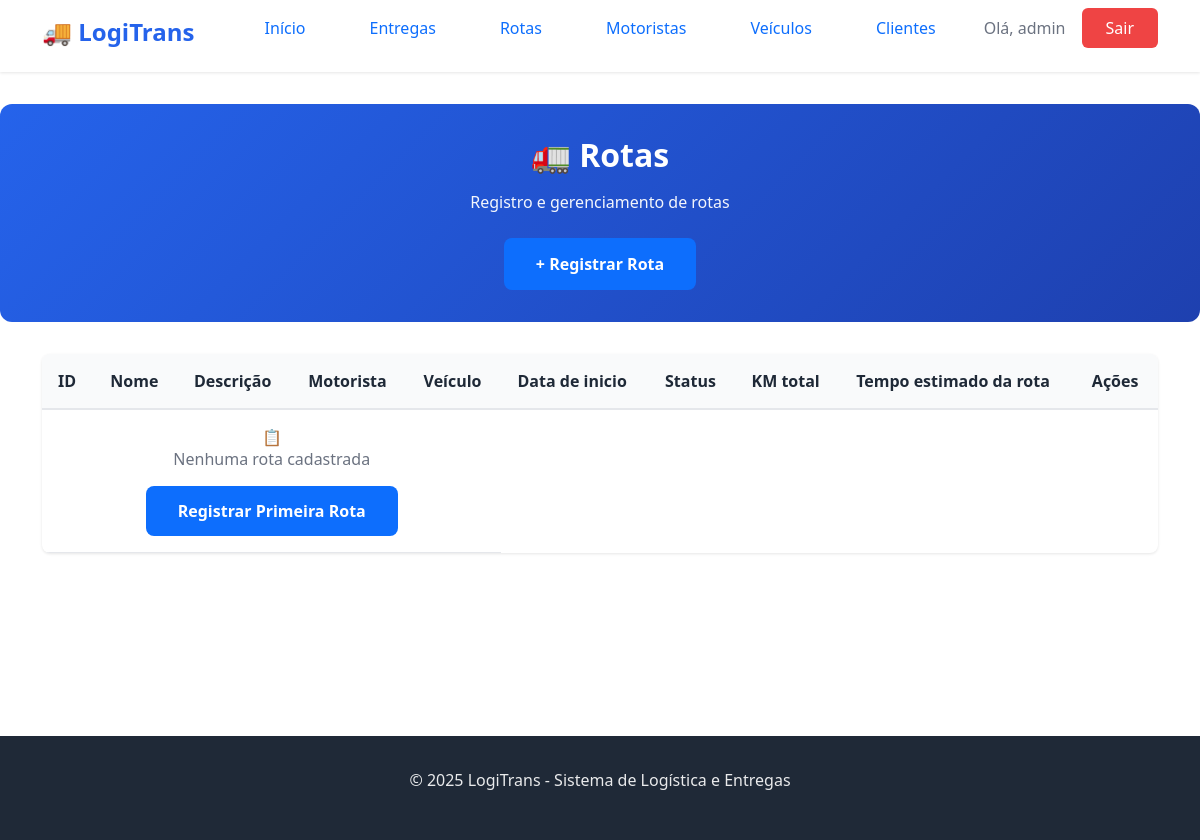
Page /list_rota/ (signed in) on the earlier database version.
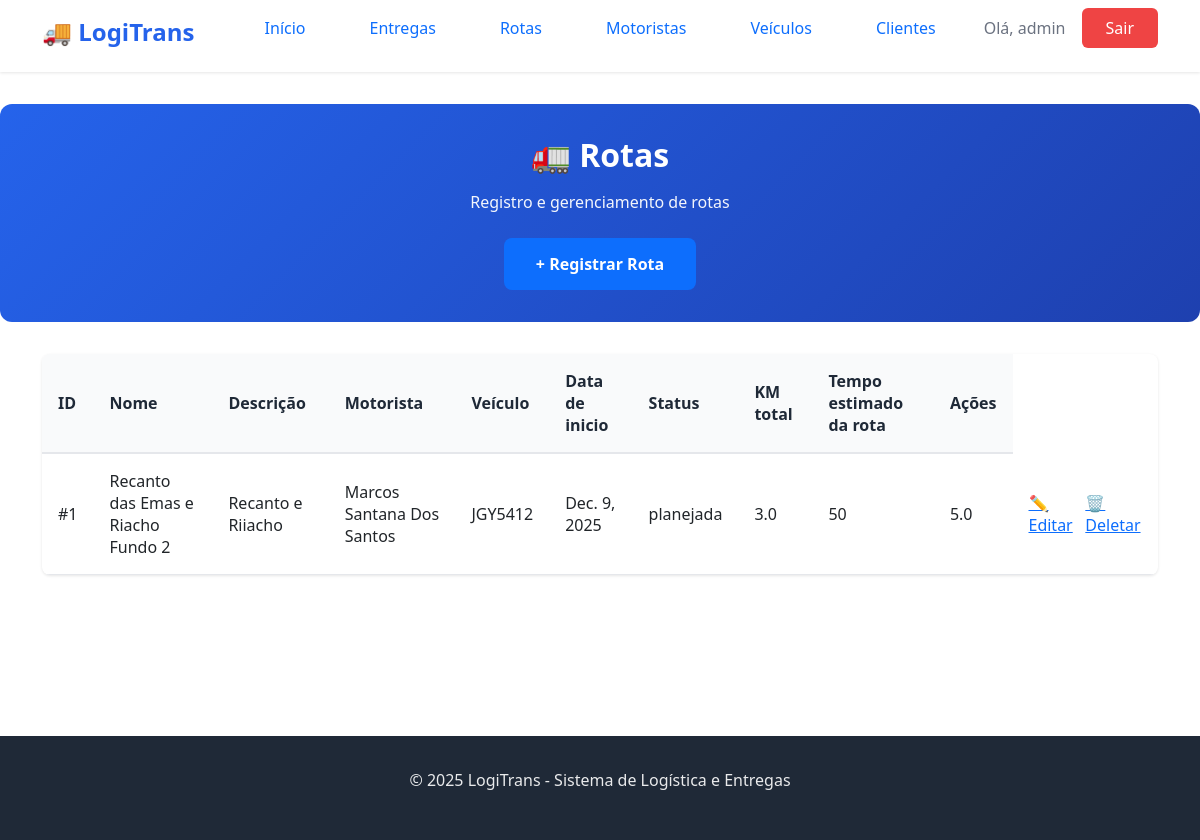
Same page on the later database version.
### logistica/models.py (models this page shows, shortened)
class Rota(models.Model):
    STATUS_ROTA = [
        ('planejada','Planejada'),
        ('em_andamento', 'Em andamento'),
        ('concluida', 'Concluida'),
    ]
    nome = models.CharField(max_length=100)
    descricao = models.TextField()
    entrega = models.ForeignKey(Entrega, on_delete=models.CASCADE)
    motorista = models.ForeignKey(Motorista, on_delete=models.CASCADE)
    veiculo = models.ForeignKey(Veiculo, on_delete=models.CASCADE)
    data_rota = models.DateField()
    status = models.CharField(max_length=20, choices=STATUS_ROTA, default='planejada')
    capacidade_total_utilizada = models.FloatField()
    km_total_estimado = models.IntegerField()
    tempo_estimado = models.FloatField()

class Motorista(models.Model):
    STATUS_MOTORISTA = [
        ('ativo', 'Ativo'),
        ('inativo', 'Inativo'),
        ('em_rota', 'Em Rota'),
        ('disponível', 'Disponivel'),
    ]
    TIPO_CNH = [
        ('B', 'B'),
        ('C', 'C'),
        ('D', 'D'),
        ('E', 'E'),
    ]
    nome = models.CharField(max_length=100)
    cpf = models.IntegerField(unique=True)
    cnh = models.CharField(max_length=100, choices=TIPO_CNH)
    telefone = models.CharField(max_length=100)
    status = models.CharField(max_length=100, choices=STATUS_MOTORISTA, default='ativo')
    data_cadastro = models.DateField()
    def __str__(self):
        return self.nome

class Veiculo(models.Model):
    STATUS_VEICULO = [
    ('disponivel', 'Disponível'),
    ('em_uso', 'Em uso'),
    ('manutencao', 'Manutenção'),
    ]
    TIPO_VEICULO = [
        ('carro', 'Carro'),
        ('van', 'Van'),
        ('caminha', 'Caminhão'),
    ]
    placa = models.CharField(max_length=100)
    modelo = models.CharField(max_length=100)
    tipo = models.CharField(max_length=100, choices=TIPO_VEICULO)
    capacidade_maxima = models.FloatField()
    km_atual = models.IntegerField()
    status = models.CharField(max_length=50, choices=STATUS_VEICULO, default='disponivel')
    motorista = models.ForeignKey(Motorista, on_delete=models.CASCADE)
    def __str__(self):
        return self.placa

### logistica/views.py (the view)
# urls.py: path('list_rota/', views.list_rota, name='list_rota'),
@login_required()
def list_rota(request):
    rotas = Rota.objects.all()
    return render(request, 'log/list_rota.html', {'rotas': rotas})

### logistica/templates/log/list_rota.html (shortened to what this page needs)
{% extends 'log/base.html' %}
{% block content %}
<section class="hero hero-small">
    <div class="container">
        <div class="hero-content">
            <h1>🚛 Rotas</h1>
            <p>Registro e gerenciamento de rotas</p>
            <a href="{% url 'criar_rota' %}" class="btn-primary">+ Registrar Rota</a>
        </div>
    </div>
</section>
<section class="page-section">
    <div class="container">
        <div class="table-container">
            <table class="data-table">
                <thead>
                    <tr>
                        <th>ID</th>
                        <th>Nome</th>
                        <th>Descrição</th>
                        <th>Motorista</th>
                        <th>Veículo</th>
                        <th>Data de inicio</th>
                        <th>Status</th>
                        <th>KM total</th>
                        <th>Tempo estimado da rota</th>
                        <th class="actions-column">Ações</th>
                    </tr>
                </thead>
                <tbody>
                    {% for rota in rotas %}
                    <tr>
                        <td>#{{ rota.id }}</td>
                        <td>{{ rota.nome }}</td>
                        <td>{{ rota.descricao }}</td>
                        <td>{{ rota.motorista }}</td>
                        <td>{{ rota.veiculo }}</td>
                        <td>{{ rota.data_rota }}</td>
                        <td>{{ rota.status }}</td>
                        <td>{{ rota.capacidade_total_utilizada }}</td>
                        <td>{{ rota.km_total_estimado }}</td>
                        <td>{{ rota.tempo_estimado }}</td>
                        <td>
                            <div class="action-buttons">
                                <a href="{% url 'atualizar_rota' rota.id %}"
                                   class="btn-action btn-edit"
                                   title="Editar">
                                    ✏️ Editar
                                </a>
                                <a href="{% url 'deletar_rota' rota.id %}"
                                   class="btn-action btn-delete"
                                   title="Deletar"
                                   onclick="return confirm('Tem certeza que deseja deletar esta rota?')">
                                    🗑️ Deletar
                                </a>
                            </div>
                        </td>
                    </tr>
                    {% empty %}
                    <tr>
                        <td colspan="5" class="empty-state">
                            <div class="empty-icon">📋</div>
                            <p>Nenhuma rota cadastrada</p>
                            <a href="{% url 'criar_rota' %}" class="btn-primary">Registrar Primeira Rota</a>
                        </td>
                    </tr>
                    {% endfor %}
                </tbody>
            </table>
        </div>
    </div>
</section>
{% endblock %}

### logistica/templates/log/base.html (shortened to what this page needs)
{% load static %}
<html lang="pt-BR">
<head>
    <link rel="stylesheet" href="{% static 'log/style.css' %}">
    <link href="https://cdn.jsdelivr.net/npm/bootstrap@5.0.0-beta2/dist/css/bootstrap.min.css" rel="stylesheet">
</head>
<body>
    <nav class="navbar">
        <div class="container">
            <div class="nav-brand">
                <h1>🚚 LogiTrans</h1>
            </div>
            <ul class="nav-menu">
                <li><a href="{% url 'home' %}" class="nav-link">Início</a></li>
                {% if user.is_authenticated %}
                    <li><a href="{% url 'list_entrega' %}" class="nav-link">Entregas</a></li>
                    <li><a href="{% url 'list_rota' %}" class="nav-link">Rotas</a></li>
                    <li><a href="{% url 'list_motorista' %}" class="nav-link">Motoristas</a></li>
                    <li><a href="{% url 'list_veiculo' %}" class="nav-link">Veículos</a></li>
                    <li><a href="{% url 'list_cliente' %}" class="nav-link">Clientes</a></li>
                    <li class="user-info">
                        <span>Olá, {{ user.username }}</span>
                        <a href="{% url 'logout' %}" class="btn-logout">Sair</a>
                    </li>
                {% else %}
                    <li><a href="{% url 'login' %}" class="btn-login">Entrar</a></li>
                {% endif %}
            </ul>
        </div>
    </nav>
    <main class="main-content">
        {% block content %}
        {% endblock %}
    </main>
    <footer class="footer">
        <div class="container">
            <p>&copy; 2025 LogiTrans - Sistema de Logística e Entregas</p>
        </div>
    </footer>
</body>
</html>

### logistica/static/log/style.css (style rules this page uses)
* { margin: 0; padding: 0; box-sizing: border-box; }
:root { --primary-color: #2563eb; --primary-dark: #1e40af; --secondary-color: #10b981; --danger-color: #ef4444; --warning-color: #f59e0b; --text-primary: #1f2937; --text-secondary: #6b7280; --bg-light: #f9fafb; --bg-white: #ffffff; --border-color: #e5e7eb; --shadow: 0 1px 3px rgba(0, 0, 0, 0.1); --shadow-lg: 0 10px 15px -3px rgba(0, 0, 0, 0.1); }
body { font-family: 'Segoe UI', Tahoma, Geneva, Verdana, sans-serif; color: var(--text-primary); background-color: var(--bg-light); line-height: 1.6; }
.container { max-width: 1200px; margin: 0 auto; padding: 0 20px; }
.navbar { background-color: var(--bg-white); box-shadow: var(--shadow); position: sticky; top: 0; z-index: 1000; padding: 1rem 0; }
.navbar .container { display: flex; justify-content: space-between; align-items: center; }
.nav-brand h1 { font-size: 1.5rem; color: var(--primary-color); font-weight: 700; }
.nav-menu { display: flex; list-style: none; gap: 2rem; align-items: center; }
.nav-link { color: var(--text-primary); text-decoration: none; font-weight: 500; transition: color 0.3s; }
.user-info { display: flex; align-items: center; gap: 1rem; }
.user-info span { color: var(--text-secondary); }
.btn-login, .btn-logout { background-color: var(--primary-color); color: white; padding: 0.5rem 1.5rem; border-radius: 6px; text-decoration: none; font-weight: 500; transition: background-color 0.3s; }
.btn-logout { background-color: var(--danger-color); }
.main-content { min-height: calc(100vh - 200px); padding: 2rem 0; }
.hero { background: linear-gradient(135deg, var(--primary-color) 0%, var(--primary-dark) 100%); color: white; padding: 4rem 0; text-align: center; border-radius: 12px; margin: 2rem 0; }
.hero-content h1 { font-size: 3rem; margin-bottom: 1rem; font-weight: 700; }
.hero-content p { font-size: 1.25rem; margin-bottom: 2rem; opacity: 0.95; }
.btn-primary { background-color: white; color: var(--primary-color); padding: 0.875rem 2rem; border-radius: 8px; text-decoration: none; font-weight: 600; display: inline-block; transition: transform 0.3s, box-shadow 0.3s; border: none; cursor: pointer; font-size: 1rem; }
.hero-small { padding: 2rem 0; margin: 0; }
.hero-small .hero-content h1 { font-size: 2rem; }
.hero-small .hero-content p { font-size: 1rem; margin-bottom: 1.5rem; }
.page-section { padding: 2rem 0; }
.table-container { background: var(--bg-white); border-radius: 8px; box-shadow: var(--shadow); overflow-x: auto; }
.data-table { width: 100%; border-collapse: collapse; }
.data-table thead { background-color: var(--bg-light); }
.data-table th { padding: 1rem; text-align: left; font-weight: 600; color: var(--text-primary); border-bottom: 2px solid var(--border-color); }
.data-table td { padding: 1rem; border-bottom: 1px solid var(--border-color); }
.action-buttons { display: flex; gap: 0.5rem; }
.footer { background-color: var(--text-primary); color: white; text-align: center; padding: 2rem 0; margin-top: 4rem; }
.footer p { opacity: 0.9; }

Differences in the rows shown:
added Rota: id "1", nome "Recanto das Emas e Riacho Fundo 2", descricao "Recanto e Riiacho", motorista "Marcos Santana Dos Santos", veiculo "JGY5412", data_rota "Dec. 9, 2025", status "planejada", capacidade_total_utilizada "3.0", km_total_estimado "50", tempo_estimado "5.0"
Other differences:
text no longer shown: "📋 Nenhuma rota cadastrada Registrar Primeira Rota"
